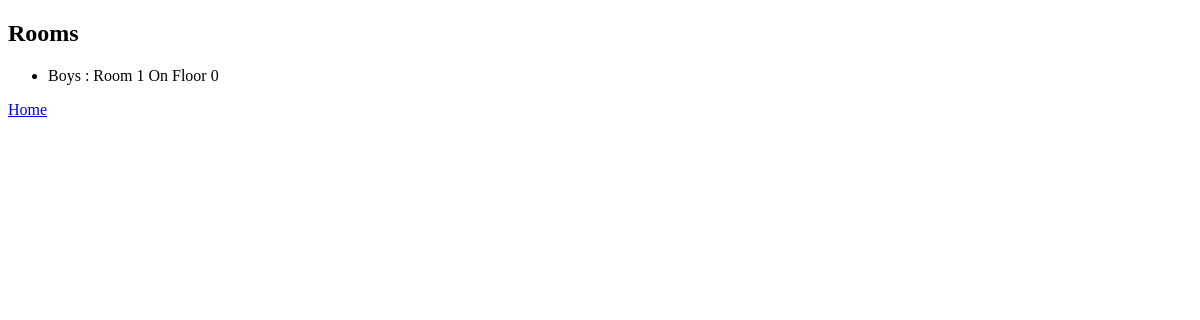
Page /meetings/rooms on the earlier database version.
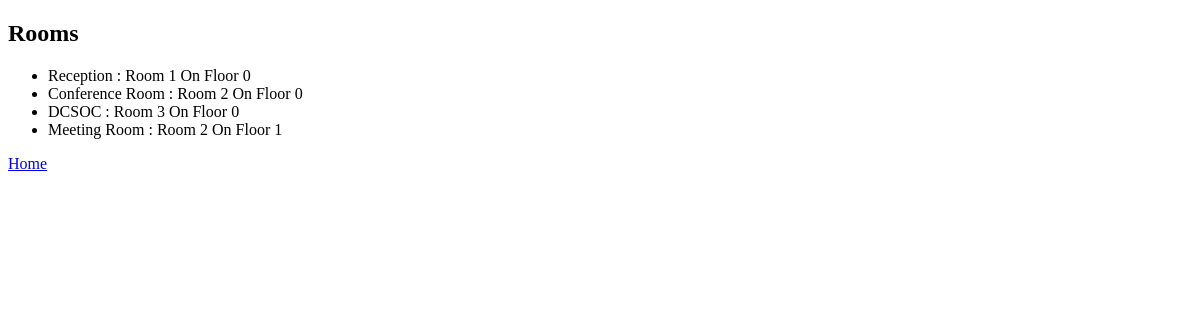
Same page on the later database version.
### meetings/models.py (models this page shows)
class Room(models.Model):
    name = models.CharField(max_length=50)
    floor = models.IntegerField(default=0)
    room_number = models.IntegerField(default=0)
    def __str__(self):
        return f'{self.name} : Room {self.room_number} On Floor {self.floor}'

### meetings/views.py (the view)
# urls.py: path('rooms', views.rooms_list, name='rooms'),
def rooms_list(request):
    return render(request,'meetings/rooms_list.html',
    {'rooms': Room.objects.all()})

### meetings/templates/meetings/rooms_list.html (shortened to what this page needs)
<!DOCTYPE html>
<html lang="en">
<head>
</head>
<body>
    <h2>Rooms</h2>
    <ul>
        {% for room in rooms %}
        <li>
            {{room}}
        </li>
        {% endfor %}
    </ul>
    <a href="{% url 'welcome' %}">Home</a>
</body>
</html>

Differences in the rows shown:
changed Room: name+room_number+floor "Boys : Room 1 On Floor 0" → "Reception : Room 1 On Floor 0"
added Room: name+room_number+floor "Conference Room : Room 2 On Floor 0"
added Room: name+room_number+floor "DCSOC : Room 3 On Floor 0"
added Room: name+room_number+floor "Meeting Room : Room 2 On Floor 1"
